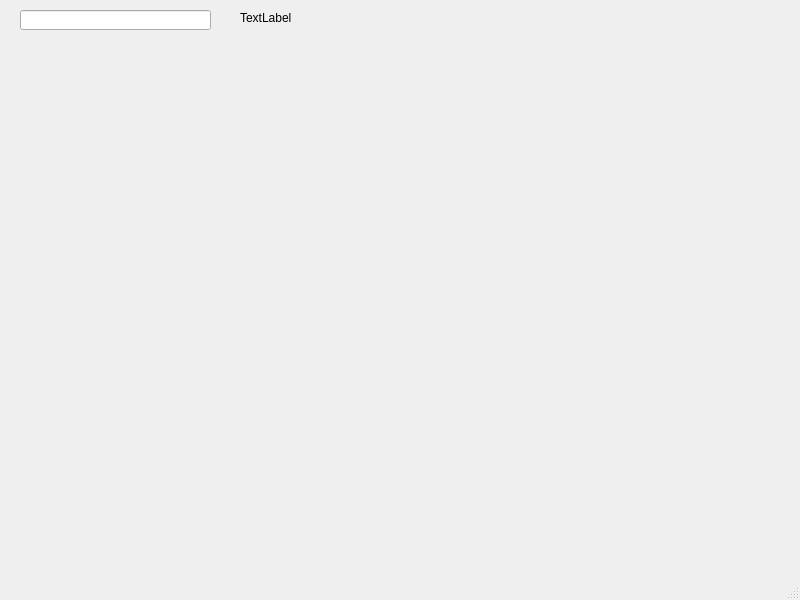
<?xml version="1.0" encoding="UTF-8"?>
<ui version="4.0">
 <class>checkPhoneNumbers</class>
 <widget class="QMainWindow" name="checkPhoneNumbers">
  <property name="geometry">
   <rect>
    <x>0</x>
    <y>0</y>
    <width>800</width>
    <height>600</height>
   </rect>
  </property>
  <property name="windowTitle">
   <string>checkPhoneNumbers</string>
  </property>
  <widget class="QWidget" name="centralwidget">
   <widget class="QLineEdit" name="lineEdit">
    <property name="geometry">
     <rect>
      <x>20</x>
      <y>10</y>
      <width>191</width>
      <height>20</height>
     </rect>
    </property>
   </widget>
   <widget class="QLabel" name="label">
    <property name="geometry">
     <rect>
      <x>240</x>
      <y>10</y>
      <width>61</width>
      <height>16</height>
     </rect>
    </property>
    <property name="text">
     <string>TextLabel</string>
    </property>
   </widget>
  </widget>
  <widget class="QMenuBar" name="menubar">
   <property name="geometry">
    <rect>
     <x>0</x>
     <y>0</y>
     <width>800</width>
     <height>17</height>
    </rect>
   </property>
  </widget>
  <widget class="QStatusBar" name="statusbar"/>
 </widget>
 <resources/>
 <connections/>
</ui>
